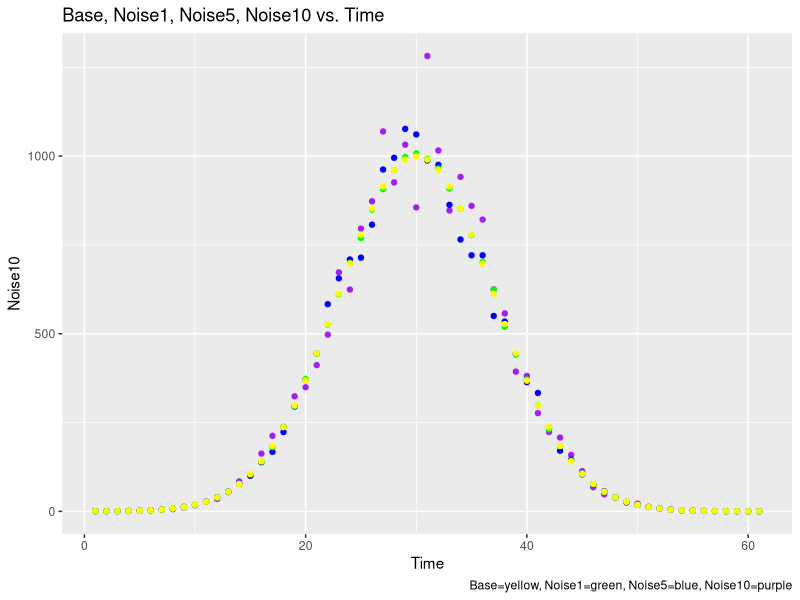
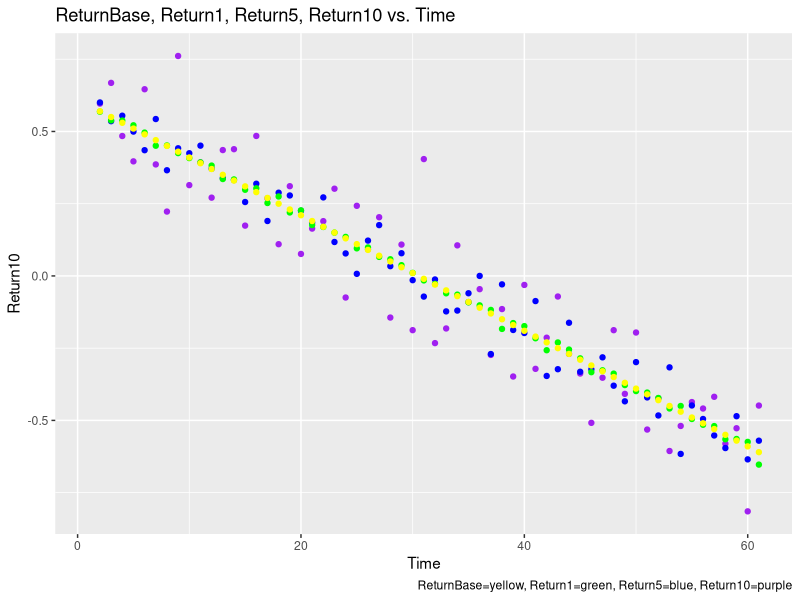
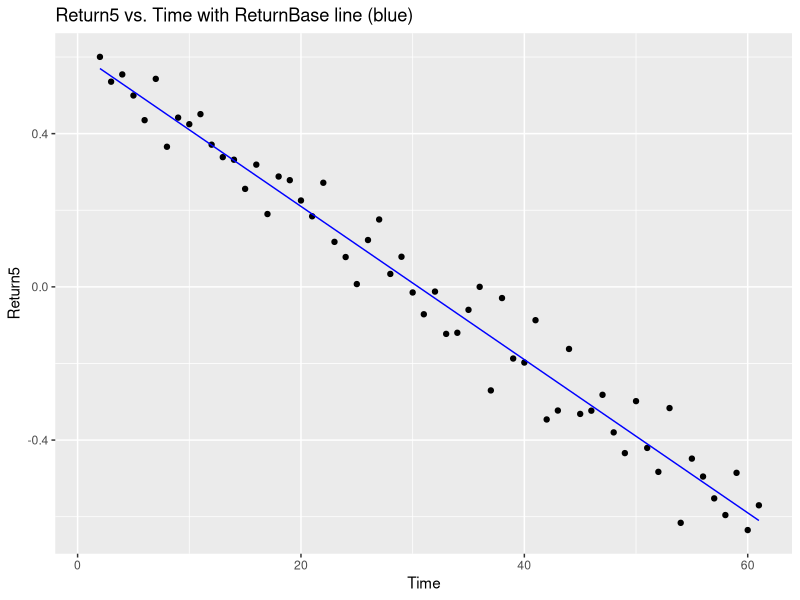
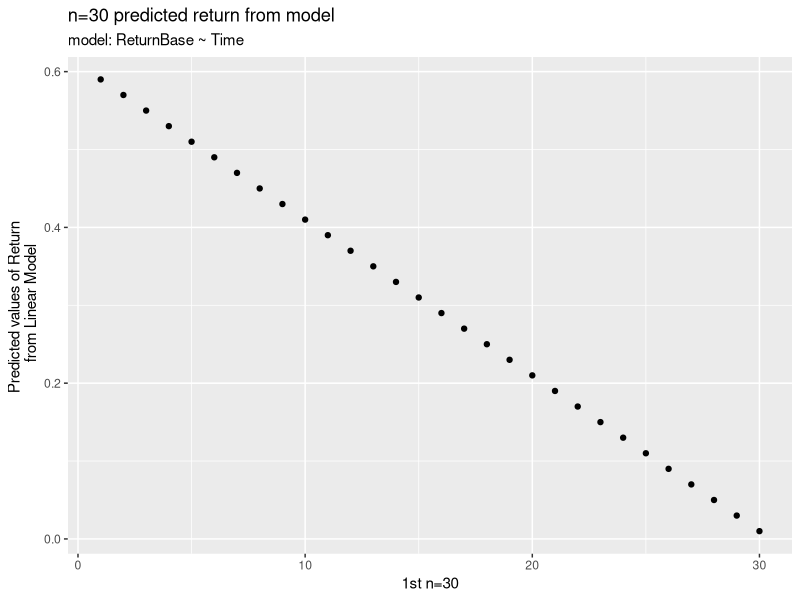
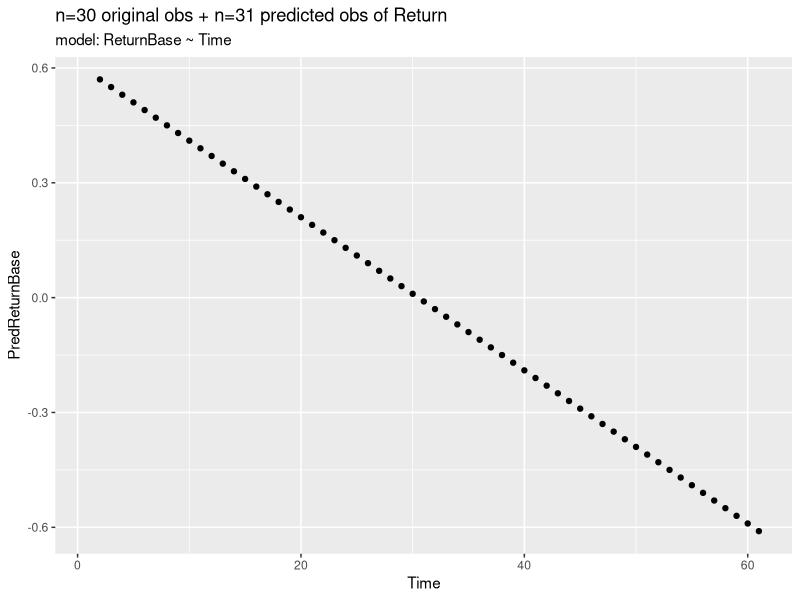
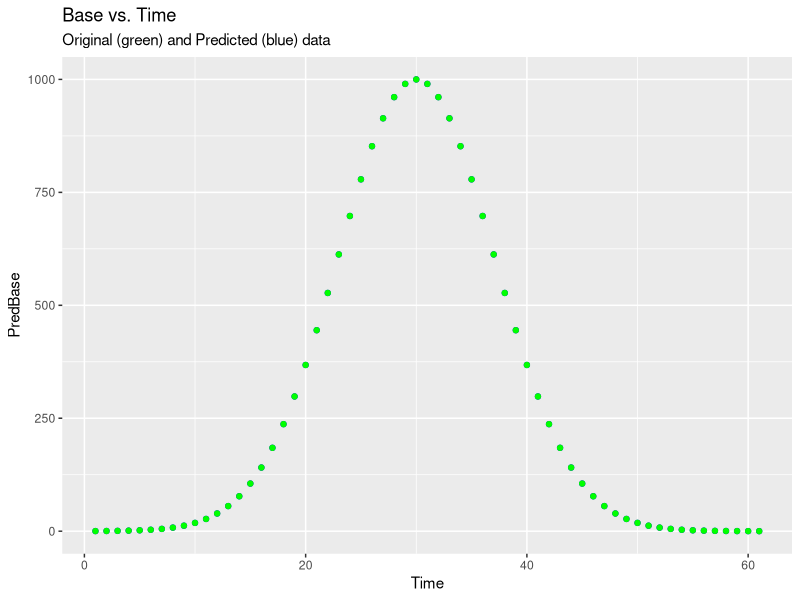
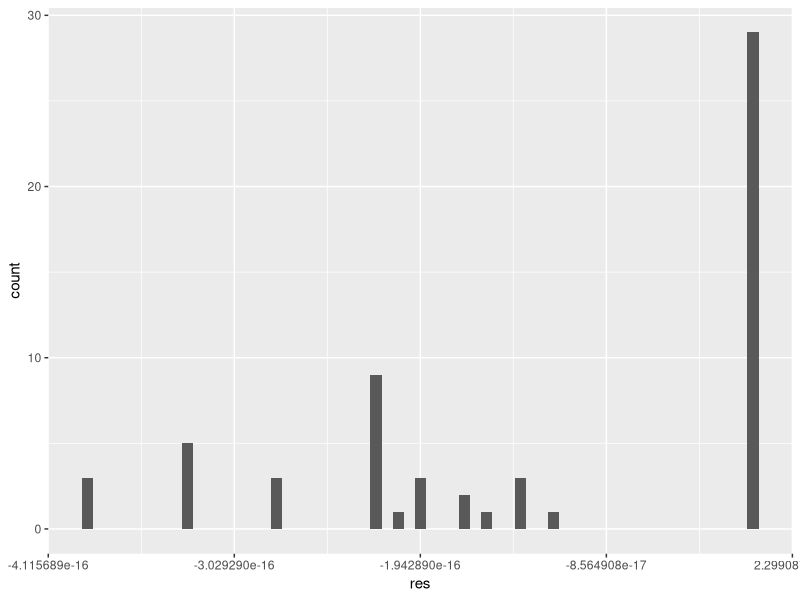
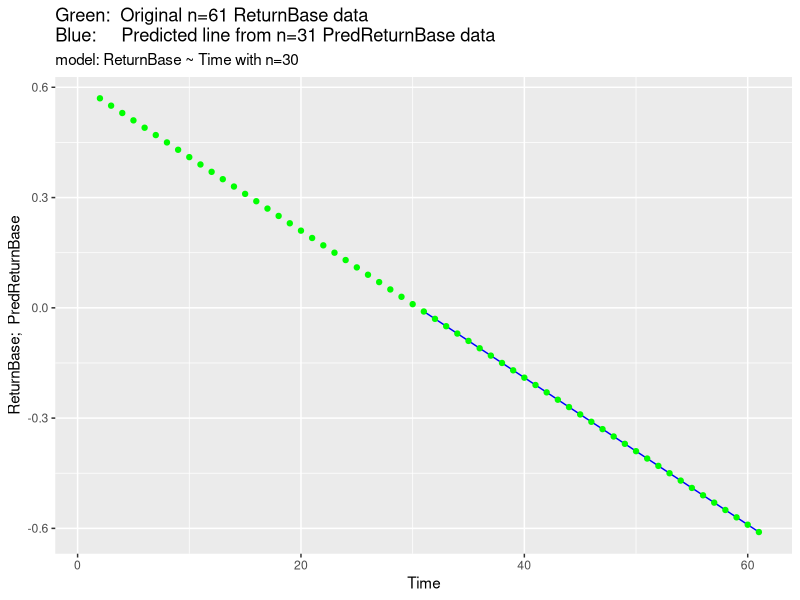

These figures' R source, in order: (Note: this script raises an error after producing the figures.)
## ---- chunk 1
# load packages
library(ggplot2)
library(dplyr)

# import data
data <- read.csv("simulated_data.csv")
    # NOTE: data set has 61 (odd # obs)
colnames(data) <- c('Time', 'Base', 'Noise1', 'Noise5', 'Noise10', 'ReturnBase', 'Return1', 'Return5', 'Return10')
head(data)
tail(data)
## ---- chunk 2
# Scatterplot: Base, Noise1, Noise5, Noise10 vs. Time
ggplot(data=data) + geom_point(aes(x=Time, y=Noise10), color="purple") + geom_point(aes(x=Time, y=Noise5), color="blue") + geom_point(aes(x=Time, y=Noise1), color="green") + geom_point(aes(x=Time, y=Base), color="yellow") + labs(title="Base, Noise1, Noise5, Noise10 vs. Time", caption="Base=yellow, Noise1=green, Noise5=blue, Noise10=purple")

# Scatterplot: ReturnBase, Return1, Return5, Return10 vs. Time
ggplot(data=data) + geom_point(aes(x=Time, y=Return10), color="purple") + geom_point(aes(x=Time, y=Return5), color="blue") + geom_point(aes(x=Time, y=Return1), color="green") + geom_point(aes(x=Time, y=ReturnBase), color="yellow") + labs(title="ReturnBase, Return1, Return5, Return10 vs. Time", caption="ReturnBase=yellow, Return1=green, Return5=blue, Return10=purple")

# Return5 vs. Time with ReturnBase line of best fit
ggplot(data=data) + geom_point(aes(x=Time, y=Return5)) + geom_line(aes(x=Time, y=ReturnBase), color="blue") + labs(title="Return5 vs. Time with ReturnBase line (blue)")


# print some!
png(file="Base-Noise_vs_Time.png", width=450, height=450)
ggplot(data=data) + geom_point(aes(x=Time, y=Noise10), color="purple") + geom_point(aes(x=Time, y=Noise5), color="blue") + geom_point(aes(x=Time, y=Noise1), color="green") + geom_point(aes(x=Time, y=Base), color="yellow") + labs(title="Base, Noise1, Noise5, Noise10 vs. Time", caption="Base=yellow, Noise1=green, Noise5=blue, Noise10=purple")
dev.off()
## ---- chunk 3
# set starting number of obs (n)
n <- 30

# subset data into (1:n) and (n+1, end)
train <- data %>% filter(Time <= n) %>% select(Time, ReturnBase)
test <- data %>% filter(Time > n) %>% select(Time, ReturnBase)

# model ReturnBase ~ Time
mod <- lm(ReturnBase ~ Time, data=train)
summary(mod)
# plot of predicted return values from model
ggplot(data=train) + geom_point(aes(x=Time, y=mod$coefficients[1] + 
  mod$coefficients[2]*Time)) + labs(x=paste0("1st n=",n), y="Predicted values of Return \n from Linear Model", title=paste0("n=",n," predicted return from model"), subtitle="model: ReturnBase ~ Time")

# predict 2nd part of values
pred <- predict(object=mod, newdata=test)

# add column to final dataset with predicted values
final <- data %>% select(Time, Base, ReturnBase) %>% 
  mutate(PredReturnBase = append(data[1:n, "ReturnBase"], pred))

# plot new data with predicted values of ReturnBase in the second half
ggplot(data=final) + geom_point(aes(x=Time, y=PredReturnBase)) + 
  labs(title=paste0("n=",n," original obs + n=",(nrow(data)-n)," predicted obs of Return"), subtitle="model: ReturnBase ~ Time")

# create PredBase from exp(PredReturnBase[i])*Base[i-1]
final <- final %>% mutate(PredBase = exp(PredReturnBase)*lag(Base))
# set first PredBase to original Base value
final$PredBase[1] = final$Base[1]

# plot PredBase vs. Time
ggplot(data=final) + 
  geom_point(aes(x=Time, y=PredBase), color="blue") +
  geom_point(aes(x=Time, y=Base), color="green") + 
  labs(title="Base vs. Time", subtitle="Original (green) and Predicted (blue) data")

# calculate residuals (should be 0 for base)
final <- final %>% mutate(res = PredReturnBase - ReturnBase)

# plot histogram of residuals
ggplot(data=final) + geom_histogram(aes(x=res), bins=nrow(final))

# calculate MAPE
a <- final %>% mutate(MAPE = abs((Base-PredBase)/Base)) %>% select(MAPE)
MAPEbase = (1/nrow(a))*sum(a)
# OR
(1/nrow(final))*sum(abs((final$Base-final$PredBase)/final$Base))


# plot PredReturnBase and ReturnBase vs. Time
ggplot(data=final) + 
  geom_line(aes(x=Time, y=append(rep(NA,n), pred)), color="blue") + 
  geom_point(aes(x=Time, y=ReturnBase), color="green") +
  labs(title=paste0("Green:  Original n=",nrow(final)," ReturnBase data \nBlue:     Predicted line from n=",(nrow(final)-n)," PredReturnBase data"), subtitle=paste0("model: ReturnBase ~ Time with n=",n), y="ReturnBase;  PredReturnBase")
## ---- chunk 4
# set starting number of obs (n)
n = 20

# subset data into (1:n) and (n+1, end)
train <- data %>% filter(Time <= n) %>% select(Time, Return1)
test <- data %>% filter(Time > n) %>% select(Time, Return1)

# model Return1 ~ Time
mod <- lm(Return1 ~ Time, data=train)
summary(mod)
# plot of predicted return values from model
ggplot(data=train) + geom_point(aes(x=Time, y=mod$coefficients[1] + 
  mod$coefficients[2]*Time)) + labs(x=paste0("1st n=",n), y="Predicted values of Return \n from Linear Model", title=paste0("n=",n," predicted return from model"), subtitle="model: Return1 ~ Time")


# predict 2nd part of values
pred <- predict(object=mod, newdata=test)

# add column to final dataset with predicted values
final <- data %>% select(Time, Noise1, Return1) %>% 
  mutate(PredReturn1 = append(data[1:n, "Return1"], pred))

# plot new data with predicted values of ReturnBase in the second half
ggplot(data=final) + geom_point(aes(x=Time, y=PredReturn1)) + 
  labs(title=paste0("n=",n," original obs + n=",(nrow(data)-n)," predicted obs of Return"), subtitle="model: Return1 ~ Time")

# create Pred1 from exp(PredReturn1[i])*Noise1[i-1]
final <- final %>% mutate(Pred1 = exp(PredReturn1)*lag(Noise1))
# set first Pred1 to original Noise1 value
final$Pred1[1] = final$Noise1[1]

# plot Pred1 vs. Time (and print!)
#png(file="Noise1-Pred1_vs_Time.png", width=450, height=450)
ggplot(data=final) + 
  geom_point(aes(x=Time, y=Pred1), color="blue") +
  geom_point(aes(x=Time, y=Noise1), color="green") + 
  labs(title="Noise1 vs. Time", subtitle="Original (green) and Predicted (blue) data")
#dev.off()

# calculate residuals
final <- final %>% mutate(res = PredReturn1 - Return1)

# plot histogram of residuals
ggplot(data=final) + geom_histogram(aes(x=res), bins=nrow(final))

# calculate MAPE
a <- final %>% mutate(MAPE = abs((Noise1-Pred1)/Noise1)) %>% select(MAPE)
MAPE1 <- (1/nrow(a))*sum(a)
# OR 
(1/nrow(final))*sum(abs((final$Noise1-final$Pred1)/final$Noise1))


# plot PredReturn1 and Return1 vs. Time
ggplot(data=final) + 
  geom_line(aes(x=Time, y=append(rep(NA,n), pred)), color="blue") + 
  geom_point(aes(x=Time, y=Return1), color="green") +
  labs(title=paste0("Green:  Original n=",nrow(final)," Return1 data \nBlue:     Predicted line from n=",(nrow(final)-n)," PredReturn1 data"), subtitle=paste0("model: Return1 ~ Time with n=",n), y="Return1;  PredReturn1")
## ---- chunk 5
# set starting number of obs (n)
n = 20

# subset data into (1:n) and (n+1, end)
train <- data %>% filter(Time <= n) %>% select(Time, Return5)
test <- data %>% filter(Time > n) %>% select(Time, Return5)

# model Return5 ~ Time
mod <- lm(Return5 ~ Time, data=train)
summary(mod)
# plot of predicted return values from model
ggplot(data=train) + geom_point(aes(x=Time, y=mod$coefficients[1] + 
  mod$coefficients[2]*Time)) + labs(x=paste0("1st n=",n), y="Predicted values of Return \n from Linear Model", title=paste0("n=",n," predicted return from model"), subtitle="model: Return5 ~ Time")


# predict 2nd part of values
pred <- predict(object=mod, newdata=test)

# add column to final dataset with predicted values
final <- data %>% select(Time, Noise5, Return5) %>% 
  mutate(PredReturn5 = append(data[1:n, "Return5"], pred))

# plot new data with predicted values of ReturnBase in the second half
ggplot(data=final) + geom_point(aes(x=Time, y=PredReturn5)) + 
  labs(title=paste0("n=",n," original obs + n=",(nrow(data)-n)," predicted obs of Return"), subtitle="model: Return5 ~ Time")

# create Pred5 from exp(PredReturn5[i])*Noise5[i-1]
final <- final %>% mutate(Pred5 = exp(PredReturn5)*lag(Noise5))
# set first Pred5 to original Noise5 value
final$Pred5[1] = final$Noise5[1]

# plot Pred5 vs. Time
ggplot(data=final) + 
  geom_point(aes(x=Time, y=Pred5), color="blue") +
  geom_point(aes(x=Time, y=Noise5), color="green") + 
  labs(title="Noise5 vs. Time", subtitle="Original (green) and Predicted (blue) data")

# calculate residuals
final <- final %>% mutate(res = PredReturn5 - Return5)

# plot histogram of residuals
ggplot(data=final) + geom_histogram(aes(x=res), bins=nrow(final))

# calculate MAPE
a <- final %>% mutate(MAPE = abs((Noise5-Pred5)/Noise5)) %>% select(MAPE)
MAPE5 <- (1/nrow(a))*sum(a)
# OR 
(1/nrow(final))*sum(abs((final$Noise5-final$Pred5)/final$Noise5))


# plot PredReturn5 and Return5 vs. Time
ggplot(data=final) + 
  geom_line(aes(x=Time, y=append(rep(NA,n), pred)), color="blue") + 
  geom_point(aes(x=Time, y=Return5), color="green") +
  labs(title=paste0("Green:  Original n=",nrow(final)," Return5 data \nBlue:     Predicted line from n=",(nrow(final)-n)," PredReturn5 data"), subtitle=paste0("model: Return5 ~ Time with n=",n), y="Return5; PredReturn5")
## ---- chunk 6
# set starting number of obs (n)
n = 20

# subset data into (1:n) and (n+1, end)
train <- data %>% filter(Time <= n) %>% select(Time, Return10)
test <- data %>% filter(Time > n) %>% select(Time, Return10)

# model Return10 ~ Time
mod <- lm(Return10 ~ Time, data=train)
summary(mod)
# plot of predicted return values from model
ggplot(data=train) + geom_point(aes(x=Time, y=mod$coefficients[1] + 
  mod$coefficients[2]*Time)) + labs(x=paste0("1st n=",n), y="Predicted values of Return \n from Linear Model", title=paste0("n=",n," predicted return from model"), subtitle="model: Return10 ~ Time")


# predict 2nd part of values
pred <- predict(object=mod, newdata=test)

# add column to final dataset with predicted values
final <- data %>% select(Time, Noise10, Return10) %>% 
  mutate(PredReturn10 = append(data[1:n, "Return10"], pred))

# plot new data with predicted values of ReturnBase in the second half
ggplot(data=final) + geom_point(aes(x=Time, y=PredReturn10)) + 
  labs(title=paste0("n=",n," original obs + n=",(nrow(data)-n)," predicted obs of Return"), subtitle="model: Return10 ~ Time")

# create Pred10 from exp(PredReturn10[i])*Noise10[i-1]
final <- final %>% mutate(Pred10 = exp(PredReturn10)*lag(Noise10))
# set first Pred10 to original Noise10 value
final$Pred10[1] = final$Noise10[1]

# plot Pred10 vs. Time (and print!)
#png(file="Noise10-Pred10_vs_Time.png", width=450, height=450)
ggplot(data=final) + 
  geom_point(aes(x=Time, y=Pred10), color="blue") +
  geom_point(aes(x=Time, y=Noise10), color="green") + 
  labs(title="Noise10 vs. Time", subtitle="Original (green) and Predicted (blue) data")
#dev.off()

# calculate residuals
final <- final %>% mutate(res = PredReturn10 - Return10)

# plot histogram of residuals
ggplot(data=final) + geom_histogram(aes(x=res), bins=nrow(final))

# calculate MAPE
a <- final %>% mutate(MAPE = abs((Noise10-Pred10)/Noise10)) %>% select(MAPE)
MAPE10 <- (1/nrow(a))*sum(a)
# OR 
(1/nrow(final))*sum(abs((final$Noise10-final$Pred10)/final$Noise10))


# plot PredReturn10 and Return10 vs. Time
#png(file="PredReturn10_Return10_obs30.png", width=450, height=450)
ggplot(data=final) + 
  geom_line(aes(x=Time, y=append(rep(NA,n), pred)), color="blue") + 
  geom_point(aes(x=Time, y=Return10), color="green") +
  labs(title=paste0("Green:  Original n=",nrow(final)," Return10 data \nBlue:     Predicted line from n=",(nrow(final)-n)," PredReturn10 data"), subtitle=paste0("model: Return10 ~ Time with n=",n), y="Return10;  PredReturn10")
#dev.off()
## ---- chunk 7
# plan: create MAPE matrix from original 4 datasets (aka simulated_data.csv)
nobs = c(30, 25, 20, 15, 10, 5)
MAPEbase.all = data.frame('nobs'=nobs)

count = 0
MAPEbase = vector()
for(i in nobs) {
  count = count + 1
  # set starting number of obs (n)
  n = i
  
  # subset data into (1:n) and (n+1, end)
  train <- data %>% filter(Time <= n) %>% select(Time, ReturnBase)
  test <- data %>% filter(Time > n) %>% select(Time, ReturnBase)
  
  # model ReturnBase ~ Time
  mod <- lm(ReturnBase ~ Time, data=train)
  
  # predict 2nd part of values
  pred <- predict(object=mod, newdata=test)
  
  # add column to final dataset with predicted values
  final <- data %>% select(Time, Base, ReturnBase) %>% 
    mutate(PredReturnBase = append(data[1:n, "ReturnBase"], pred))
  
  # create PredBase from exp(PredReturnBase[i])*Base[i-1]
  final <- final %>% mutate(PredBase = exp(PredReturnBase)*lag(Base))
  # set first PredBase to original Base value
  final$PredBase[1] = final$Base[1]
  
  # calculate residuals (should be 0 for base)
  final <- final %>% mutate(res = PredReturnBase - ReturnBase)
  
  # calculate MAPE
  a <- final %>% mutate(MAPE = abs((Base-PredBase)/Base)) %>% select(MAPE)
  MAPE = (1/nrow(a))*sum(a)
  
  # add MAPE to vector
  MAPEbase = c(MAPEbase,MAPE)
}
MAPEbase
MAPEbase.all <- MAPEbase.all %>% mutate('MAPEbase' = MAPEbase)
MAPEbase.all


# create fn for PredBase
        # PROBLEM: can't pass column/dataframe names as arguments
reconstFn <- function(data, return, orig) {
  a <- list()
  for(i in 1:nrow(data)) {
    if(i==1) {
      b <- data %>% slice(i) %>% mutate(PredBase = {{orig}}) %>% select(PredBase)
      a <- append(a,b)
    }
    else {
      b <- data %>% slice(i) %>% mutate(PredBase = exp({{col}})*lag({{orig}})) %>% select(PredBase) 
      a <- append(a, b)
    }
  }
  data <- mutate(newCol = a)
  return(data)
}
a <- reconstFn(base.d20, PredReturnBase, Base)

reconstFn(base.d20, PredReturnBase, Base)
b <- base.d20  %>% select(PredReturnBase) %>% slice(3) %>% mutate(newCol = exp(PredReturnBase))
base.d20 <- base.d20 %>% mutate(PredBase = reconstFn(data, PredReturnBase))
## ---- chunk 8

# set starting number of obs (n)
n <- 25

# subset data into (1:n) and (n+1, end)
train <- data %>% filter(Time <= n) %>% select(Time, ReturnBase)
test <- data %>% filter(Time > n) %>% select(Time, ReturnBase)

# model ReturnBase ~ Time
mod <- lm(ReturnBase ~ Time, data=train)
summary(mod)
# plot of predicted return values from model
ggplot(data=train) + geom_point(aes(x=Time, y=mod$coefficients[1] + 
  mod$coefficients[2]*Time)) + labs(x=paste0("1st n=",n), y="Predicted values of Return \n from Linear Model", title=paste0("n=",n," predicted return from model"), subtitle="model: ReturnBase ~ Time")

# predict 2nd part of values
pred <- predict(object=mod, newdata=test)

# add column to final dataset with predicted values
final <- data %>% select(Time, Base, ReturnBase) %>% 
  mutate(PredReturnBase = append(data[1:n, "ReturnBase"], pred))

# plot new data with predicted values of ReturnBase in the second half
ggplot(data=final) + geom_point(aes(x=Time, y=PredReturnBase)) + 
  labs(title=paste0("n=",n," original obs + n=",(nrow(data)-n)," predicted obs of Return"), subtitle="model: ReturnBase ~ Time")

# create PredBase from exp(PredReturnBase[i])*Base[i-1]
final <- final %>% mutate(PredBase = exp(PredReturnBase)*lag(Base))
# set first PredBase to original Base value
final$PredBase[1] = final$Base[1]

# plot PredBase vs. Time
ggplot(data=final) + 
  geom_point(aes(x=Time, y=PredBase), color="blue") +
  geom_point(aes(x=Time, y=Base), color="green") + 
  labs(title="Base vs. Time", subtitle="Original (green) and Predicted (blue) data")

# calculate residuals (should be 0 for base)
final <- final %>% mutate(res = PredReturnBase - ReturnBase)

# plot histogram of residuals
ggplot(data=final) + geom_histogram(aes(x=res), bins=nrow(final))

# calculate MAPE
a <- final %>% mutate(MAPE = abs((Base-PredBase)/Base)) %>% select(MAPE)
MAPEbase.25 = (1/nrow(a))*sum(a)
# OR
(1/nrow(final))*sum(abs((final$Base-final$PredBase)/final$Base))


# plot PredReturnBase and ReturnBase vs. Time
ggplot(data=final) + 
  geom_line(aes(x=Time, y=append(rep(NA,n), pred)), color="blue") + 
  geom_point(aes(x=Time, y=ReturnBase), color="green") +
  labs(title=paste0("Green:  Original n=",nrow(final)," ReturnBase data \nBlue:     Predicted line from n=",(nrow(final)-n)," PredReturnBase data"), subtitle=paste0("model: ReturnBase ~ Time with n=",n), y="ReturnBase;  PredReturnBase")



# set starting number of obs (n)
n <- 20

# subset data into (1:n) and (n+1, end)
train <- data %>% filter(Time <= n) %>% select(Time, ReturnBase)
test <- data %>% filter(Time > n) %>% select(Time, ReturnBase)

# model ReturnBase ~ Time
mod <- lm(ReturnBase ~ Time, data=train)
summary(mod)
# plot of predicted return values from model
ggplot(data=train) + geom_point(aes(x=Time, y=mod$coefficients[1] + 
  mod$coefficients[2]*Time)) + labs(x=paste0("1st n=",n), y="Predicted values of Return \n from Linear Model", title=paste0("n=",n," predicted return from model"), subtitle="model: ReturnBase ~ Time")

# predict 2nd part of values
pred <- predict(object=mod, newdata=test)

# add column to final dataset with predicted values
final <- data %>% select(Time, Base, ReturnBase) %>% 
  mutate(PredReturnBase = append(data[1:n, "ReturnBase"], pred))

# plot new data with predicted values of ReturnBase in the second half
ggplot(data=final) + geom_point(aes(x=Time, y=PredReturnBase)) + 
  labs(title=paste0("n=",n," original obs + n=",(nrow(data)-n)," predicted obs of Return"), subtitle="model: ReturnBase ~ Time")

# create PredBase from exp(PredReturnBase[i])*Base[i-1]
final <- final %>% mutate(PredBase = exp(PredReturnBase)*lag(Base))
# set first PredBase to original Base value
final$PredBase[1] = final$Base[1]

# plot PredBase vs. Time
ggplot(data=final) + 
  geom_point(aes(x=Time, y=PredBase), color="blue") +
  geom_point(aes(x=Time, y=Base), color="green") + 
  labs(title="Base vs. Time", subtitle="Original (green) and Predicted (blue) data")

# calculate residuals (should be 0 for base)
final <- final %>% mutate(res = PredReturnBase - ReturnBase)

# plot histogram of residuals
ggplot(data=final) + geom_histogram(aes(x=res), bins=nrow(final))

# calculate MAPE
a <- final %>% mutate(MAPE = abs((Base-PredBase)/Base)) %>% select(MAPE)
MAPEbase.20 = (1/nrow(a))*sum(a)
# OR
(1/nrow(final))*sum(abs((final$Base-final$PredBase)/final$Base))



# set starting number of obs (n)
n <- 15

# subset data into (1:n) and (n+1, end)
train <- data %>% filter(Time <= n) %>% select(Time, ReturnBase)
test <- data %>% filter(Time > n) %>% select(Time, ReturnBase)

# model ReturnBase ~ Time
mod <- lm(ReturnBase ~ Time, data=train)
summary(mod)
# plot of predicted return values from model
ggplot(data=train) + geom_point(aes(x=Time, y=mod$coefficients[1] + 
  mod$coefficients[2]*Time)) + labs(x=paste0("1st n=",n), y="Predicted values of Return \n from Linear Model", title=paste0("n=",n," predicted return from model"), subtitle="model: ReturnBase ~ Time")

# predict 2nd part of values
pred <- predict(object=mod, newdata=test)

# add column to final dataset with predicted values
final <- data %>% select(Time, Base, ReturnBase) %>% 
  mutate(PredReturnBase = append(data[1:n, "ReturnBase"], pred))

# plot new data with predicted values of ReturnBase in the second half
ggplot(data=final) + geom_point(aes(x=Time, y=PredReturnBase)) + 
  labs(title=paste0("n=",n," original obs + n=",(nrow(data)-n)," predicted obs of Return"), subtitle="model: ReturnBase ~ Time")

# create PredBase from exp(PredReturnBase[i])*Base[i-1]
final <- final %>% mutate(PredBase = exp(PredReturnBase)*lag(Base))
# set first PredBase to original Base value
final$PredBase[1] = final$Base[1]

# plot PredBase vs. Time
ggplot(data=final) + 
  geom_point(aes(x=Time, y=PredBase), color="blue") +
  geom_point(aes(x=Time, y=Base), color="green") + 
  labs(title="Base vs. Time", subtitle="Original (green) and Predicted (blue) data")

# calculate residuals (should be 0 for base)
final <- final %>% mutate(res = PredReturnBase - ReturnBase)

# plot histogram of residuals
ggplot(data=final) + geom_histogram(aes(x=res), bins=nrow(final))

# calculate MAPE
a <- final %>% mutate(MAPE = abs((Base-PredBase)/Base)) %>% select(MAPE)
MAPEbase.15 = (1/nrow(a))*sum(a)
# OR
(1/nrow(final))*sum(abs((final$Base-final$PredBase)/final$Base))



# set starting number of obs (n)
n <- 10

# subset data into (1:n) and (n+1, end)
train <- data %>% filter(Time <= n) %>% select(Time, ReturnBase)
test <- data %>% filter(Time > n) %>% select(Time, ReturnBase)

# model ReturnBase ~ Time
mod <- lm(ReturnBase ~ Time, data=train)
summary(mod)
# plot of predicted return values from model
ggplot(data=train) + geom_point(aes(x=Time, y=mod$coefficients[1] + 
  mod$coefficients[2]*Time)) + labs(x=paste0("1st n=",n), y="Predicted values of Return \n from Linear Model", title=paste0("n=",n," predicted return from model"), subtitle="model: ReturnBase ~ Time")

# predict 2nd part of values
pred <- predict(object=mod, newdata=test)

# add column to final dataset with predicted values
final <- data %>% select(Time, Base, ReturnBase) %>% 
  mutate(PredReturnBase = append(data[1:n, "ReturnBase"], pred))

# plot new data with predicted values of ReturnBase in the second half
ggplot(data=final) + geom_point(aes(x=Time, y=PredReturnBase)) + 
  labs(title=paste0("n=",n," original obs + n=",(nrow(data)-n)," predicted obs of Return"), subtitle="model: ReturnBase ~ Time")

# create PredBase from exp(PredReturnBase[i])*Base[i-1]
final <- final %>% mutate(PredBase = exp(PredReturnBase)*lag(Base))
# set first PredBase to original Base value
final$PredBase[1] = final$Base[1]

# plot PredBase vs. Time
ggplot(data=final) + 
  geom_point(aes(x=Time, y=PredBase), color="blue") +
  geom_point(aes(x=Time, y=Base), color="green") + 
  labs(title="Base vs. Time", subtitle="Original (green) and Predicted (blue) data")

# calculate residuals (should be 0 for base)
final <- final %>% mutate(res = PredReturnBase - ReturnBase)

# plot histogram of residuals
ggplot(data=final) + geom_histogram(aes(x=res), bins=nrow(final))

# calculate MAPE
a <- final %>% mutate(MAPE = abs((Base-PredBase)/Base)) %>% select(MAPE)
MAPEbase.10 = (1/nrow(a))*sum(a)
# OR
(1/nrow(final))*sum(abs((final$Base-final$PredBase)/final$Base))



# set starting number of obs (n)
n <- 5

# subset data into (1:n) and (n+1, end)
train <- data %>% filter(Time <= n) %>% select(Time, ReturnBase)
test <- data %>% filter(Time > n) %>% select(Time, ReturnBase)

# model ReturnBase ~ Time
mod <- lm(ReturnBase ~ Time, data=train)
summary(mod)
# plot of predicted return values from model
ggplot(data=train) + geom_point(aes(x=Time, y=mod$coefficients[1] + 
  mod$coefficients[2]*Time)) + labs(x=paste0("1st n=",n), y="Predicted values of Return \n from Linear Model", title=paste0("n=",n," predicted return from model"), subtitle="model: ReturnBase ~ Time")

# predict 2nd part of values
pred <- predict(object=mod, newdata=test)

# add column to final dataset with predicted values
final <- data %>% select(Time, Base, ReturnBase) %>% 
  mutate(PredReturnBase = append(data[1:n, "ReturnBase"], pred))

# plot new data with predicted values of ReturnBase in the second half
ggplot(data=final) + geom_point(aes(x=Time, y=PredReturnBase)) + 
  labs(title=paste0("n=",n," original obs + n=",(nrow(data)-n)," predicted obs of Return"), subtitle="model: ReturnBase ~ Time")

# create PredBase from exp(PredReturnBase[i])*Base[i-1]
final <- final %>% mutate(PredBase = exp(PredReturnBase)*lag(Base))
# set first PredBase to original Base value
final$PredBase[1] = final$Base[1]

# plot PredBase vs. Time
ggplot(data=final) + 
  geom_point(aes(x=Time, y=PredBase), color="blue") +
  geom_point(aes(x=Time, y=Base), color="green") + 
  labs(title="Base vs. Time", subtitle="Original (green) and Predicted (blue) data")

# calculate residuals (should be 0 for base)
final <- final %>% mutate(res = PredReturnBase - ReturnBase)

# plot histogram of residuals
ggplot(data=final) + geom_histogram(aes(x=res), bins=nrow(final))

# calculate MAPE
a <- final %>% mutate(MAPE = abs((Base-PredBase)/Base)) %>% select(MAPE)
MAPEbase.5 = (1/nrow(a))*sum(a)
# OR
(1/nrow(final))*sum(abs((final$Base-final$PredBase)/final$Base))



MAPEbase.all = append(MAPEbase.30, MAPEbase.25, MAPEbase.20, MAPEbase.15, MAPEbase.10, MAPEbase.5)
